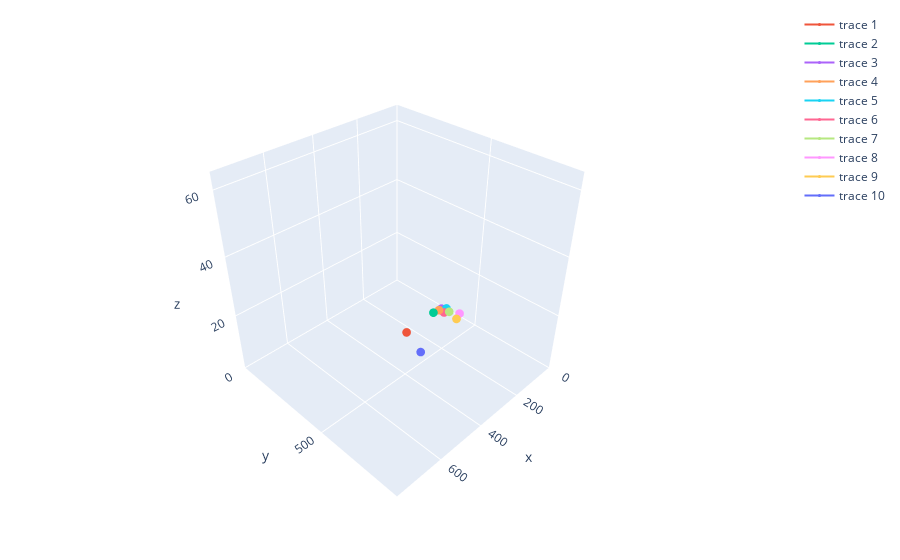

The notebook cell this image was saved under:
### Code cell
from skimage.measure import label, regionprops
import plotly.express as px

regions = regionprops(data["masks"])

fig = px.scatter_3d()
for region in regions[:10]:
    z, y, x = region.centroid
    fig.add_scatter3d(x=[x], y=[y], z=[z])
fig.update_layout(
    scene = dict(
        xaxis = dict(nticks=4, range=[0, 795],),
        yaxis = dict(nticks=4, range=[0, 899],),
        zaxis = dict(nticks=4, range=[0, 65],),),
        width=700,
        margin=dict(r=20, l=10, b=10, t=10)
                )
fig.update_traces(marker_size = 3)
fig.show()

### Figure 1 — Plotly figure (JSON) as saved in the notebook; plotly's stock layout.template omitted (floating-point values rounded to 4 significant figures)
{"data": [{"hovertemplate": "<extra></extra>", "legendgroup": "", "marker": {"color": "#636efa", "size": 3, "symbol": "circle"}, "mode": "markers", "name": "", "scene": "scene", "showlegend": false, "type": "scatter3d"}, {"marker": {"size": 3}, "type": "scatter3d", "x": [258.0], "y": [350.4], "z": [2.93]}, {"marker": {"size": 3}, "type": "scatter3d", "x": [115.1], "y": [360.5], "z": [4.773]}, {"marker": {"size": 3}, "type": "scatter3d", "x": [70.41], "y": [363.3], "z": [4.555]}, {"marker": {"size": 3}, "type": "scatter3d", "x": [94.53], "y": [373.0], "z": [5.375]}, {"marker": {"size": 3}, "type": "scatter3d", "x": [63.56], "y": [386.3], "z": [5.249]}, {"marker": {"size": 3}, "type": "scatter3d", "x": [79.81], "y": [388.9], "z": [4.403]}, {"marker": {"size": 3}, "type": "scatter3d", "x": [65.58], "y": [405.5], "z": [4.696]}, {"marker": {"size": 3}, "type": "scatter3d", "x": [35.47], "y": [438.3], "z": [3.899]}, {"marker": {"size": 3}, "type": "scatter3d", "x": [68.51], "y": [452.5], "z": [3.798]}, {"marker": {"size": 3}, "type": "scatter3d", "x": [282.4], "y": [461.8], "z": [0.95]}], "layout": {"autosize": true, "legend": {"tracegroupgap": 0}, "margin": {"b": 10, "l": 10, "r": 20, "t": 10}, "scene": {"aspectmode": "auto", "aspectratio": {"x": 1, "y": 1, "z": 1}, "camera": {"center": {"x": 0, "y": 0, "z": 0}, "eye": {"x": 1.586, "y": 1.586, "z": 1.586}, "projection": {"type": "perspective"}, "up": {"x": 0, "y": 0, "z": 1}}, "domain": {"x": [0, 1], "y": [0, 1]}, "xaxis": {"nticks": 4, "range": [0, 795], "type": "linear"}, "yaxis": {"nticks": 4, "range": [0, 899], "type": "linear"}, "zaxis": {"nticks": 4, "range": [0, 65], "type": "linear"}}}}
